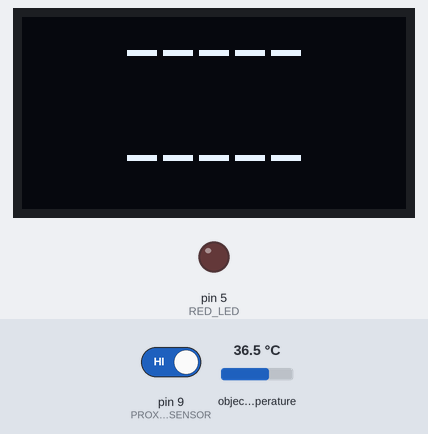
A sketch run on a simulated Arduino Uno, built with avr-gcc and run on an emulated ATmega328P. Parts: 128×64 one-colour display, output pins drawn as LEDs (lit = HIGH). Inputs (shaded band) come from the test bench; at power-on: pin 9 (PROXIMITY_SENSOR) HIGH, object temperature 36.5 °C.

Above: at 2.7 s.
2.8 s: pin 9 (PROXIMITY_SENSOR) driven LOW
At 3.6 s:
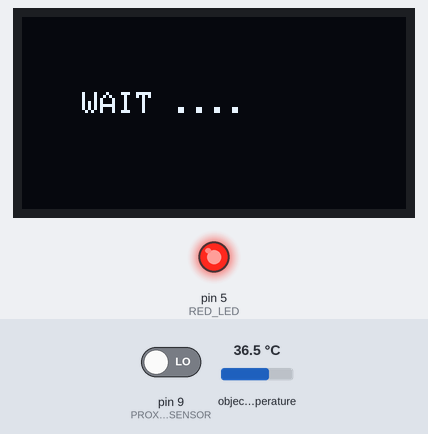
At 4.9 s:
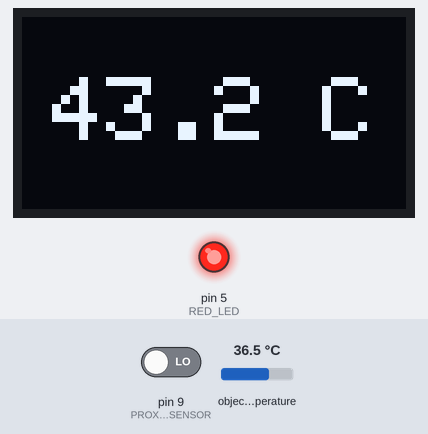
Timing chart, 0 to 6.4 s (numbered marks = the images above; inputs shaded):
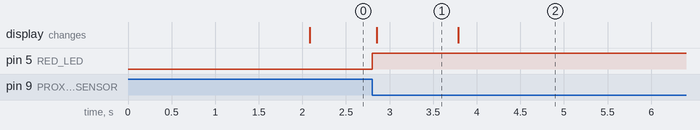

The sketch:

IR_Thermometer.ino
```cpp
#include <Adafruit_SSD1306.h>
#include <Adafruit_MLX90614.h>
#include <Wire.h>
#include <millisDelay.h>

#define SCREEN_WIDTH 128 // OLED display width [px]
#define SCREEN_HEIGHT 64 // OLED display height [px]

const int PROXIMITY_SENSOR = 9; // pin D9 for IR proximity sensor
const int RED_LED = 5;          // pin D5 for red LED

bool isTempMeasured = false;

const unsigned long delay_hold_red = 5000; // LED delay hold [ms]
millisDelay holdDelay;

const unsigned long interval_sensor = 50; // interval refresh sensor [mS]
millisDelay sensorDelay;

const unsigned long interval_display = 500; // interval refresh display [mS]
millisDelay displayDelay;

Adafruit_SSD1306 display(SCREEN_WIDTH, SCREEN_HEIGHT, &Wire, -1);

Adafruit_MLX90614 mlx = Adafruit_MLX90614();

void setup() {
    Serial.begin(9600);

    pinMode(RED_LED, OUTPUT);
    pinMode(PROXIMITY_SENSOR, INPUT);

    if(!display.begin(SSD1306_SWITCHCAPVCC, 0x3C)) {
        Serial.println(F("OLED Display allocation failed")); // Address 0x3D for 128x64
        for(;;);
    }

    display.clearDisplay();
    display.setTextSize(2);
    display.setTextColor(WHITE);
    display.setCursor(20, 20);
    display.println("Initializing");
    display.display();
    delay(1500);
    display.clearDisplay();
    displayDelay.start(interval_display);

    mlx.begin();
}

void loop() {
    static float temp = -1;
    int state = digitalRead(PROXIMITY_SENSOR);

    if (state == LOW && isTempMeasured == false) {
        digitalWrite(RED_LED, HIGH);
        sensorDelay.start(interval_sensor);
        displayDelay.finish();
        isTempMeasured = true;
    } else if (isTempMeasured == true) {
        temp = getTemp();
    } else {
        temp = -1;
    }

    showTemp(temp);
    holdReading();
}

float getTemp() {
    static int i = 0;
    static float tempSum = 0;
    float result = 0;

    if (sensorDelay.justFinished()) {
        sensorDelay.repeat();
        tempSum += mlx.readObjectTempC();
        i++;
    }

    if(i == 19) {
        result = tempSum / 20;
        tempSum = 0;
        i = 0;
        sensorDelay.stop();
        displayDelay.finish();
    }

  return result;
}

void showTemp(float temperature) {
    if (displayDelay.justFinished()) {
        displayDelay.repeat();

        if(temperature == -1) { // if there are no object in front of sensor
            display.clearDisplay();
            display.setTextSize(2);
            display.setCursor(35, 5);
            display.print("-----");
            display.setCursor(105, 20);
            display.print("");
            display.setTextSize(2);
            display.setCursor(35, 40);
            display.print("-----");
            display.setCursor(105, 46);
            display.print("");
            display.display();
        } else if(temperature == 0) { // if still reading temperature
            display.clearDisplay();
            display.setTextSize(1);
            display.setTextColor(WHITE);
            display.setCursor(20, 25);
            display.println("WAIT ....");
            display.display();
        } else { // if there is a new result
            temperature += 8.5;
            display.clearDisplay();
            display.setTextSize(3);
            display.setCursor(10, 20);
            display.print(temperature,1);
            display.print(" C");
            display.display();
            displayDelay.stop();
        }
    }
}

void  holdReading() {
    if (holdDelay.justFinished()) {
        digitalWrite(RED_LED, LOW);
        isTempMeasured = false;
        displayDelay.start(interval_display);
  }
}
```

Measured:
- after the input at 2.8 s, pin 5 (RED_LED): LOW → HIGH at once; the display: changes after 0.05 s (image 1)
- what the display in image 1 shows lasts 0.9 s, from 2.9 s to 3.8 s
